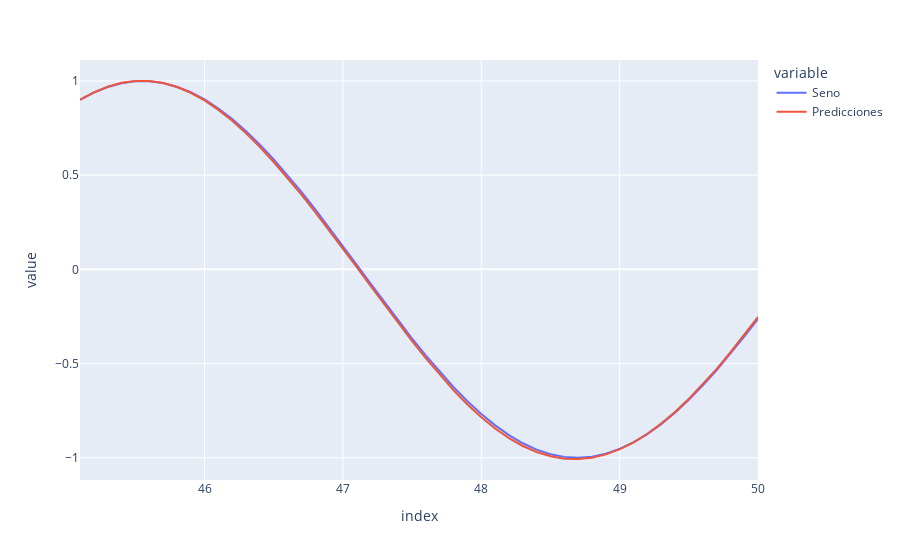

Here is the notebook cell this chart was saved with:
### Code cell
px.line(prueba)

### Figure 1 — Plotly figure (JSON) as saved in the notebook; plotly's stock layout.template omitted (floating-point values rounded to 4 significant figures)
{"data": [{"hovertemplate": "variable=Seno<br>index=%{x}<br>value=%{y}<extra></extra>", "legendgroup": "Seno", "line": {"color": "#636efa", "dash": "solid"}, "marker": {"symbol": "circle"}, "mode": "lines", "name": "Seno", "orientation": "v", "showlegend": true, "type": "scatter", "x": [45.1, 45.2, 45.3, 45.4, 45.5, 45.6, 45.7, 45.8, 45.9, 46, 46.1, 46.2, 46.3, 46.4, 46.5, 46.6, 46.7, 46.8, 46.9, 47, 47.1, 47.2, 47.3, 47.4, 47.5, 47.6, 47.7, 47.8, 47.9, 48, 48.1, 48.2, 48.3, 48.4, 48.5, 48.6, 48.7, 48.8, 48.9, 49, 49.1, 49.2, 49.3, 49.4, 49.5, 49.6, 49.7, 49.8, 49.9, 50], "xaxis": "x", "y": [0.8991, 0.9383, 0.9681, 0.9883, 0.9986, 0.9989, 0.9892, 0.9697, 0.9404, 0.9018, 0.8541, 0.798, 0.7338, 0.6623, 0.5842, 0.5003, 0.4113, 0.3183, 0.222, 0.1236, 0.02389, -0.07604, -0.1752, -0.2726, -0.3673, -0.4583, -0.5448, -0.6258, -0.7005, -0.7683, -0.8283, -0.8801, -0.9231, -0.9569, -0.9811, -0.9955, -1.0, -0.9945, -0.979, -0.9538, -0.919, -0.875, -0.8223, -0.7614, -0.6929, -0.6174, -0.5358, -0.4489, -0.3574, -0.2624], "yaxis": "y"}, {"hovertemplate": "variable=Predicciones<br>index=%{x}<br>value=%{y}<extra></extra>", "legendgroup": "Predicciones", "line": {"color": "#EF553B", "dash": "solid"}, "marker": {"symbol": "circle"}, "mode": "lines", "name": "Predicciones", "orientation": "v", "showlegend": true, "type": "scatter", "x": [45.1, 45.2, 45.3, 45.4, 45.5, 45.6, 45.7, 45.8, 45.9, 46, 46.1, 46.2, 46.3, 46.4, 46.5, 46.6, 46.7, 46.8, 46.9, 47, 47.1, 47.2, 47.3, 47.4, 47.5, 47.6, 47.7, 47.8, 47.9, 48, 48.1, 48.2, 48.3, 48.4, 48.5, 48.6, 48.7, 48.8, 48.9, 49, 49.1, 49.2, 49.3, 49.4, 49.5, 49.6, 49.7, 49.8, 49.9, 50], "xaxis": "x", "y": [0.9005, 0.9395, 0.9696, 0.9901, 0.9999, 0.9997, 0.9892, 0.9682, 0.9375, 0.8968, 0.8468, 0.7886, 0.7221, 0.6489, 0.5699, 0.4851, 0.3963, 0.3038, 0.2081, 0.1105, 0.0114, -0.08849, -0.1876, -0.2857, -0.3815, -0.4732, -0.5608, -0.6425, -0.7172, -0.7853, -0.8447, -0.8955, -0.9377, -0.9696, -0.9921, -1.005, -1.007, -0.9996, -0.9822, -0.9542, -0.9185, -0.8727, -0.8183, -0.7576, -0.6873, -0.6112, -0.5297, -0.4404, -0.3483, -0.2522], "yaxis": "y"}], "layout": {"autosize": true, "legend": {"title": {"text": "variable"}, "tracegroupgap": 0}, "margin": {"t": 60}, "xaxis": {"anchor": "y", "autorange": true, "domain": [0, 1], "range": [45.1, 50], "title": {"text": "index"}, "type": "linear"}, "yaxis": {"anchor": "x", "autorange": true, "domain": [0, 1], "range": [-1.118, 1.111], "title": {"text": "value"}, "type": "linear"}}}
